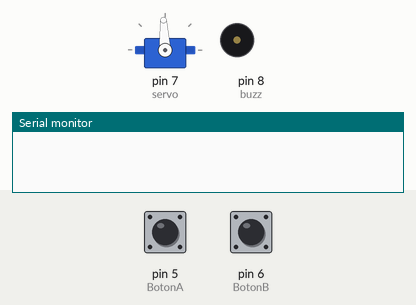
A sketch run on a simulated Arduino Uno, built with avr-gcc and run on an emulated ATmega328P. Shown: servo, buzzer (waves = sounding), the last lines printed to the serial monitor. The inputs (shaded band) are chosen by the test bench; at power-on: pin 5 (BotonA) LOW, pin 6 (BotonB) LOW.

Above: at 1.3 s.
1.4 s: pin 5 (BotonA) pulled HIGH for 3.2 s
At 1.8 s:
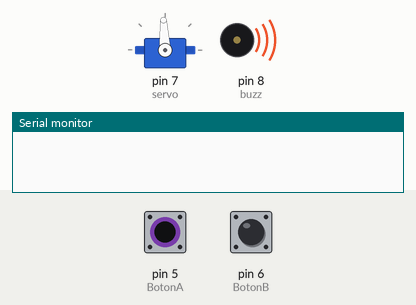
At 5.2 s:
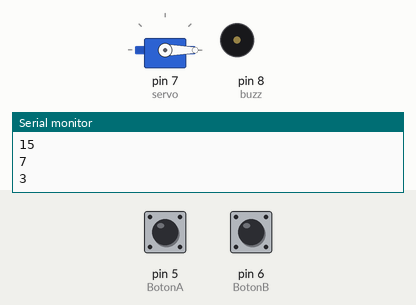
6.1 s: pin 6 (BotonB) pulled HIGH for 0.15 s
At 6.6 s:
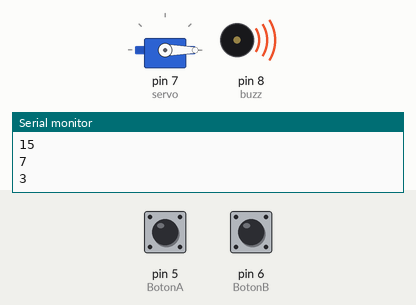
Timing chart, 0 to 31.9 s (numbered marks = the images above; inputs shaded):
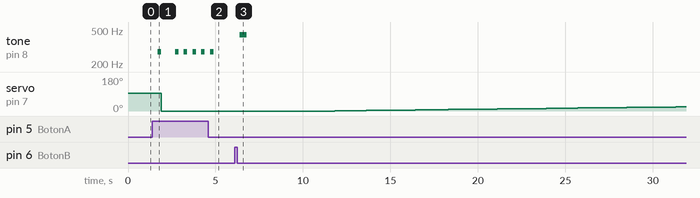

Measured:
- after the input at 1.4 s, tone on pin 8 (buzz): goes 277 Hz 0.20 s, silent 0.80 s, 4 × (277 Hz 0.20 s, silent 0.30 s), 277 Hz 0.20 s, then silent, starting after 0.30 s; servo on pin 7 (servo): 93° → 0° after 0.50 s
- after the input at 6.1 s, tone on pin 8 (buzz): silent → 440 Hz after 0.30 s, → silent 0.40 s later; servo on pin 7 (servo): moves from 0° to 22° over 19.5 s, starting after 5.7 s

The sketch:

GoPro_Pan.ino
```cpp
#include <Servo.h>
 //500-2500
 //myservo.writeMicroseconds(500-2500);
Servo myservo;  // crea el objeto servo

int pos = 0;    // posicion del servo
int BotonA = 5;
int BotonB = 6;
bool Derecha = false;
int opt = 0;
int minutos = 0;
int segundos = 0;
long tiempo = 120; //minutos
int servo = 7;
int buzz = 8;

void setup() {
  Serial.begin(9600);
  pinMode (BotonA, INPUT);
  pinMode (BotonB, INPUT);
  pinMode(servo, OUTPUT);
  pinMode(buzz, OUTPUT);
  myservo.attach(servo);  // vincula el servo al pin digital 7
  myservo.writeMicroseconds(1500);
  delay (500);
  myservo.detach();
  Sentido();
  Tiempo();
  Gira();
  Fin();
}

void loop() {
}

void Sentido(){
  opt = 0;
  while (opt==0) {
    if (digitalRead(BotonA)==HIGH){
      delay(300);
      beep(277,200);
      opt = 1;
      Derecha = true;
      myservo.attach(servo);
      myservo.writeMicroseconds(500);
      delay(500);
      myservo.detach();
    }
    if (digitalRead(BotonB)==HIGH){
      delay(300);
      beep(277,200);
      opt = 2;
      Derecha = false;
      myservo.attach(servo);
      myservo.writeMicroseconds(2500);
      delay(500);
      myservo.detach();
    }
  }
}


void Tiempo(){
  opt = 0;
  while (opt==0) {
    if (digitalRead(BotonA)==HIGH){
      delay(300);
      beep(277,200);
      tiempo = tiempo/2;
      if (tiempo<1) {
        tiempo=60;
        beep(440 ,400);
      }
      Serial.println(tiempo);
    }
    if (digitalRead(BotonB)==HIGH){
      delay(300);
      beep(440 ,400);
      opt = 1;
    }
  }
}


void Gira(){
  tiempo = (tiempo*60000)/2000;
  myservo.attach(servo);
  Serial.print(Derecha);
  if (Derecha == true) {
    myservo.writeMicroseconds(500);
    delay(500);
    for (int i=500; i <= 2500; i++) {
      myservo.writeMicroseconds(i);
      delay (tiempo);
      Serial.println(i);
    }
  } else {
    myservo.writeMicroseconds(2500);
    delay(500);
    for (int i=2500; i >= 500; i--) {
      myservo.writeMicroseconds(i);
      delay (tiempo);
      Serial.println(i);
    }
  }
   myservo.detach();
}


void Fin() {
  beep(261,500);
  beep(277,500);
  beep(294,500);


}
void beep(int tono, int espera) {
  tone(8, tono);
  delay(espera);                 // Espera
  noTone(8);
}
```
